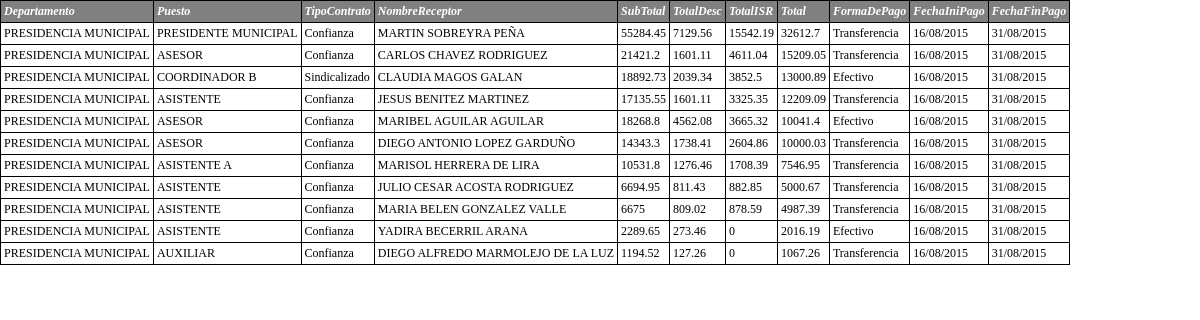
The page / on the database its author committed.
### tables this page shows
CREATE TABLE "nomina" (
  "Departamento" text NOT NULL,
  "Puesto" text NOT NULL,
  "TipoContrato" text NOT NULL,
  "NombreReceptor" text NOT NULL,
  "SubTotal" text NOT NULL,
  "TotalDescuentos" text NOT NULL,
  "TotalRetencionesFederales" text NOT NULL,
  "Total" text NOT NULL,
  "FormaDePago" text NOT NULL,
  "FechaFinalPago" text NOT NULL,
  "FechaInicialPago" text NOT NULL
);

### index.php (the view, shortened to what this page needs)
<!DOCTYPE html>
<html lang="es">
<head>
	<link rel="stylesheet" href="css/style.css">
</head>
<body>
	<table>
		<tr>
			<td class="tabEnca">Departamento</td>
			<td class="tabEnca">Puesto</td>
			<td class="tabEnca">TipoContrato</td>
			<td class="tabEnca">NombreReceptor</td>
			<td class="tabEnca">SubTotal</td>
			<td class="tabEnca">TotalDesc</td>
			<td class="tabEnca">TotalISR</td>
			<td class="tabEnca">Total</td>
			<td class="tabEnca">FormaDePago</td>
			<td class="tabEnca">FechaIniPago</td>
			<td class="tabEnca">FechaFinPago</td>
		</tr>
		<?php
			$con = new SQLite3("baseNomina.db") or die("Problemas para Conectar");
			$cs = $con -> query("SELECT * FROM nomina WHERE Departamento = 'PRESIDENCIA MUNICIPAL' ORDER BY ROUND(Total) DESC");
			while ($resul = $cs -> fetchArray()) {
				$Departamento = $resul[0];
				$Puesto = $resul[1];
				$TipoContrato = $resul[2];
				$NombreReceptor = $resul[3];
				$SubTotal = $resul[4];
				$TotalDescuentos = $resul[5];
				$TotalRetencionesFederales = $resul[6];
				$Total = $resul[7];
				$FormaDePago = $resul[8];
				$FechaFinalPago = $resul[9];
				$FechaInicialPago = $resul[10];
				echo '
		<tr>
			<td>'.$Departamento.'</td>
			<td>'.$Puesto.'</td>
			<td>'.$TipoContrato.'</td>
			<td>'.$NombreReceptor.'</td>
			<td>'.$SubTotal.'</td>
			<td>'.$TotalDescuentos.'</td>
			<td>'.$TotalRetencionesFederales.'</td>
			<td>'.$Total.'</td>
			<td>'.$FormaDePago.'</td>
			<td>'.$FechaInicialPago.'</td>
			<td>'.$FechaFinalPago.'</td>
		</tr>
				';
			}
		 ?>
	</table>
</body>
</html>

### css/style.css (style rules this page uses)
* { margin: 0px; padding: 0px; font-family: 'Trebuchet MS'; }
body { font-size: 12px; }
table { border-collapse: collapse; }
td { padding: 3px; border: 1px solid; }
.tabEnca { color: #FFF; border: 1px solid #000; font-style: italic; font-weight: bold; background-color: grey; }

### rows shown on the page
nomina: Departamento "PRESIDENCIA MUNICIPAL", Puesto "PRESIDENTE MUNICIPAL", TipoContrato "Confianza", NombreReceptor "MARTIN SOBREYRA PEÑA", SubTotal "55284.45", TotalDescuentos "7129.56", TotalRetencionesFederales "15542.19", Total "32612.7", FormaDePago "Transferencia", FechaInicialPago "16/08/2015", FechaFinalPago "31/08/2015"
nomina: Departamento "PRESIDENCIA MUNICIPAL", Puesto "ASESOR", TipoContrato "Confianza", NombreReceptor "CARLOS CHAVEZ RODRIGUEZ", SubTotal "21421.2", TotalDescuentos "1601.11", TotalRetencionesFederales "4611.04", Total "15209.05", FormaDePago "Transferencia", FechaInicialPago "16/08/2015", FechaFinalPago "31/08/2015"
nomina: Departamento "PRESIDENCIA MUNICIPAL", Puesto "COORDINADOR B", TipoContrato "Sindicalizado", NombreReceptor "CLAUDIA MAGOS GALAN", SubTotal "18892.73", TotalDescuentos "2039.34", TotalRetencionesFederales "3852.5", Total "13000.89", FormaDePago "Efectivo", FechaInicialPago "16/08/2015", FechaFinalPago "31/08/2015"
nomina: Departamento "PRESIDENCIA MUNICIPAL", Puesto "ASISTENTE", TipoContrato "Confianza", NombreReceptor "JESUS BENITEZ MARTINEZ", SubTotal "17135.55", TotalDescuentos "1601.11", TotalRetencionesFederales "3325.35", Total "12209.09", FormaDePago "Transferencia", FechaInicialPago "16/08/2015", FechaFinalPago "31/08/2015"
nomina: Departamento "PRESIDENCIA MUNICIPAL", Puesto "ASESOR", TipoContrato "Confianza", NombreReceptor "MARIBEL AGUILAR AGUILAR", SubTotal "18268.8", TotalDescuentos "4562.08", TotalRetencionesFederales "3665.32", Total "10041.4", FormaDePago "Efectivo", FechaInicialPago "16/08/2015", FechaFinalPago "31/08/2015"
nomina: Departamento "PRESIDENCIA MUNICIPAL", Puesto "ASESOR", TipoContrato "Confianza", NombreReceptor "DIEGO ANTONIO LOPEZ GARDUÑO", SubTotal "14343.3", TotalDescuentos "1738.41", TotalRetencionesFederales "2604.86", Total "10000.03", FormaDePago "Transferencia", FechaInicialPago "16/08/2015", FechaFinalPago "31/08/2015"
nomina: Departamento "PRESIDENCIA MUNICIPAL", Puesto "ASISTENTE A", TipoContrato "Confianza", NombreReceptor "MARISOL HERRERA DE LIRA", SubTotal "10531.8", TotalDescuentos "1276.46", TotalRetencionesFederales "1708.39", Total "7546.95", FormaDePago "Transferencia", FechaInicialPago "16/08/2015", FechaFinalPago "31/08/2015"
nomina: Departamento "PRESIDENCIA MUNICIPAL", Puesto "ASISTENTE", TipoContrato "Confianza", NombreReceptor "JULIO CESAR ACOSTA RODRIGUEZ", SubTotal "6694.95", TotalDescuentos "811.43", TotalRetencionesFederales "882.85", Total "5000.67", FormaDePago "Transferencia", FechaInicialPago "16/08/2015", FechaFinalPago "31/08/2015"
nomina: Departamento "PRESIDENCIA MUNICIPAL", Puesto "ASISTENTE", TipoContrato "Confianza", NombreReceptor "MARIA BELEN GONZALEZ VALLE", SubTotal "6675", TotalDescuentos "809.02", TotalRetencionesFederales "878.59", Total "4987.39", FormaDePago "Transferencia", FechaInicialPago "16/08/2015", FechaFinalPago "31/08/2015"
nomina: Departamento "PRESIDENCIA MUNICIPAL", Puesto "ASISTENTE", TipoContrato "Confianza", NombreReceptor "YADIRA BECERRIL ARANA", SubTotal "2289.65", TotalDescuentos "273.46", TotalRetencionesFederales "0", Total "2016.19", FormaDePago "Efectivo", FechaInicialPago "16/08/2015", FechaFinalPago "31/08/2015"
nomina: Departamento "PRESIDENCIA MUNICIPAL", Puesto "AUXILIAR", TipoContrato "Confianza", NombreReceptor "DIEGO ALFREDO MARMOLEJO DE LA LUZ", SubTotal "1194.52", TotalDescuentos "127.26", TotalRetencionesFederales "0", Total "1067.26", FormaDePago "Transferencia", FechaInicialPago "16/08/2015", FechaFinalPago "31/08/2015"
